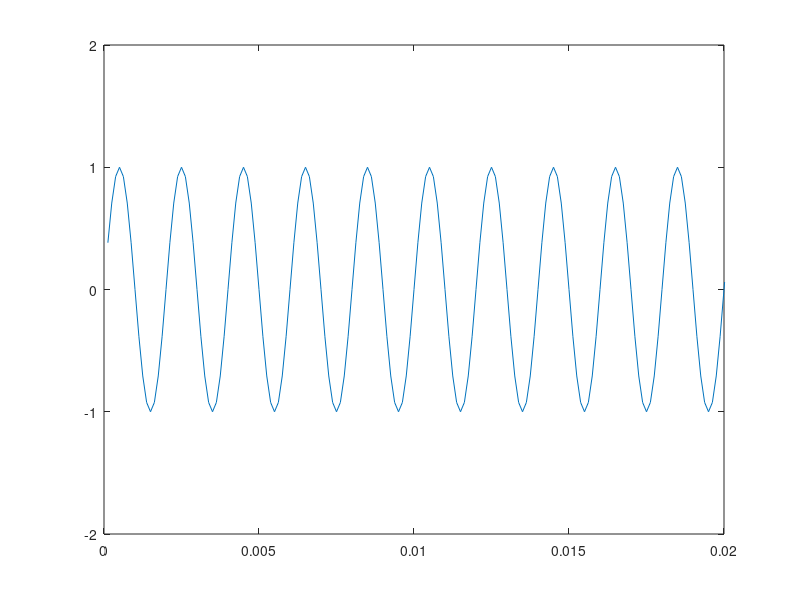

MATLAB code to generate this figure: (Note: this script raises an error after producing the figure.)
clear all; close all; clc;

fs = 8000;
t = (1:fs)/fs;
y500 = sin(2*pi*500*t);
plot(t, y500);
axis([0 0.02 -2 2]);
wavplay(y500, fs);
hold on;
y500b = 0.5*sin(2*pi*500*t);
plot(t, y500b, 'r');
wavplay(y500b, fs);
y1000 = sin(2*pi*1000*t);
plot(t, y1000, 'g');
wavplay(y1000, fs);

return;